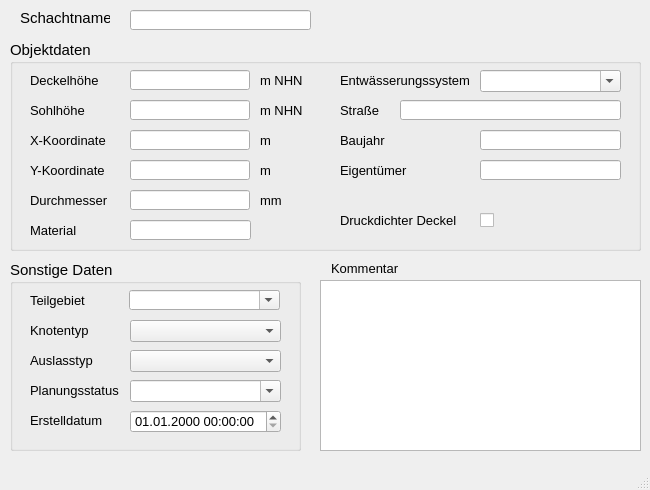
<?xml version="1.0" encoding="UTF-8"?>
<ui version="4.0">
 <class>MainWindow</class>
 <widget class="QMainWindow" name="MainWindow">
  <property name="enabled">
   <bool>true</bool>
  </property>
  <property name="geometry">
   <rect>
    <x>0</x>
    <y>0</y>
    <width>650</width>
    <height>490</height>
   </rect>
  </property>
  <property name="minimumSize">
   <size>
    <width>650</width>
    <height>490</height>
   </size>
  </property>
  <property name="font">
   <font>
    <family>Tahoma</family>
    <pointsize>10</pointsize>
   </font>
  </property>
  <property name="windowTitle">
   <string>Schacht</string>
  </property>
  <property name="toolTip">
   <string>&lt;html&gt;&lt;head/&gt;&lt;body&gt;&lt;p&gt;Besondere Lage im Kanalnetz z.B. Anfangsschacht&lt;/p&gt;&lt;/body&gt;&lt;/html&gt;</string>
  </property>
  <property name="statusTip">
   <string>Besondere Lage im Kanalnetz z.B. Anfangsschacht</string>
  </property>
  <widget class="QWidget" name="centralwidget">
   <widget class="QLabel" name="label">
    <property name="geometry">
     <rect>
      <x>20</x>
      <y>10</y>
      <width>90</width>
      <height>16</height>
     </rect>
    </property>
    <property name="font">
     <font>
      <family>Tahoma</family>
      <pointsize>11</pointsize>
     </font>
    </property>
    <property name="text">
     <string>Schachtname</string>
    </property>
   </widget>
   <widget class="QLabel" name="label_14">
    <property name="geometry">
     <rect>
      <x>331</x>
      <y>260</y>
      <width>81</width>
      <height>16</height>
     </rect>
    </property>
    <property name="text">
     <string>Kommentar</string>
    </property>
   </widget>
   <widget class="QLineEdit" name="schnam">
    <property name="geometry">
     <rect>
      <x>130</x>
      <y>10</y>
      <width>181</width>
      <height>20</height>
     </rect>
    </property>
    <property name="toolTip">
     <string>&lt;html&gt;&lt;head/&gt;&lt;body&gt;&lt;p&gt;Eindeutige Schachtbezeichnung&lt;/p&gt;&lt;/body&gt;&lt;/html&gt;</string>
    </property>
    <property name="statusTip">
     <string>Eindeutige Schachtbezeichnung</string>
    </property>
   </widget>
   <widget class="QTextEdit" name="kommentar">
    <property name="geometry">
     <rect>
      <x>320</x>
      <y>280</y>
      <width>321</width>
      <height>171</height>
     </rect>
    </property>
    <property name="minimumSize">
     <size>
      <width>0</width>
      <height>0</height>
     </size>
    </property>
    <property name="toolTip">
     <string>&lt;html&gt;&lt;head/&gt;&lt;body&gt;&lt;p&gt;Platz für zusätzliche Kommentare.&lt;/p&gt;&lt;/body&gt;&lt;/html&gt;</string>
    </property>
    <property name="statusTip">
     <string>Platz für zusätzliche Kommentare.</string>
    </property>
   </widget>
   <widget class="QGroupBox" name="groupBox_3">
    <property name="geometry">
     <rect>
      <x>10</x>
      <y>260</y>
      <width>291</width>
      <height>191</height>
     </rect>
    </property>
    <property name="font">
     <font>
      <family>Tahoma</family>
      <pointsize>11</pointsize>
     </font>
    </property>
    <property name="title">
     <string>Sonstige Daten</string>
    </property>
    <widget class="QComboBox" name="teilgebiet">
     <property name="geometry">
      <rect>
       <x>119</x>
       <y>30</y>
       <width>151</width>
       <height>20</height>
      </rect>
     </property>
     <property name="font">
      <font>
       <family>Tahoma</family>
       <pointsize>10</pointsize>
      </font>
     </property>
     <property name="toolTip">
      <string>&lt;html&gt;&lt;head/&gt;&lt;body&gt;&lt;p&gt;zur Zuordnung auf ein selbstständig festgelegtes Teilgebiet&lt;/p&gt;&lt;/body&gt;&lt;/html&gt;</string>
     </property>
     <property name="statusTip">
      <string>zur Zuordnung auf ein selbstständig festgelegtes Teilgebiet</string>
     </property>
     <property name="editable">
      <bool>true</bool>
     </property>
    </widget>
    <widget class="QLabel" name="label_13">
     <property name="geometry">
      <rect>
       <x>20</x>
       <y>30</y>
       <width>71</width>
       <height>20</height>
      </rect>
     </property>
     <property name="font">
      <font>
       <family>Tahoma</family>
       <pointsize>10</pointsize>
      </font>
     </property>
     <property name="text">
      <string>Teilgebiet</string>
     </property>
     <property name="buddy">
      <cstring>simstatus</cstring>
     </property>
    </widget>
    <widget class="QComboBox" name="simstatus">
     <property name="geometry">
      <rect>
       <x>120</x>
       <y>120</y>
       <width>151</width>
       <height>22</height>
      </rect>
     </property>
     <property name="font">
      <font>
       <family>Tahoma</family>
       <pointsize>10</pointsize>
      </font>
     </property>
     <property name="toolTip">
      <string>&lt;html&gt;&lt;head/&gt;&lt;body&gt;&lt;p&gt;&lt;span style=&quot; font-family:'Calibri','sans-serif'; font-size:11pt;&quot;&gt;aktueller Status (z.B. vorhanden, in Planung etc.)&lt;/span&gt;&lt;/p&gt;&lt;/body&gt;&lt;/html&gt;</string>
     </property>
     <property name="statusTip">
      <string>aktueller Status (z.B. vorhanden, in Planung etc.)</string>
     </property>
     <property name="editable">
      <bool>true</bool>
     </property>
    </widget>
    <widget class="QgsDateTimeEdit" name="createdat">
     <property name="geometry">
      <rect>
       <x>120</x>
       <y>150</y>
       <width>151</width>
       <height>23</height>
      </rect>
     </property>
     <property name="font">
      <font>
       <family>Tahoma</family>
       <pointsize>10</pointsize>
      </font>
     </property>
     <property name="currentSection">
      <enum>QDateTimeEdit::DaySection</enum>
     </property>
     <property name="displayFormat">
      <string>dd.MM.yyyy HH:mm:ss</string>
     </property>
    </widget>
    <widget class="QLabel" name="label_15">
     <property name="geometry">
      <rect>
       <x>20</x>
       <y>120</y>
       <width>111</width>
       <height>21</height>
      </rect>
     </property>
     <property name="font">
      <font>
       <family>Tahoma</family>
       <pointsize>10</pointsize>
      </font>
     </property>
     <property name="text">
      <string>Planungsstatus</string>
     </property>
     <property name="buddy">
      <cstring>simstatus</cstring>
     </property>
    </widget>
    <widget class="QLabel" name="label_71">
     <property name="geometry">
      <rect>
       <x>20</x>
       <y>150</y>
       <width>151</width>
       <height>21</height>
      </rect>
     </property>
     <property name="font">
      <font>
       <family>Tahoma</family>
       <pointsize>10</pointsize>
      </font>
     </property>
     <property name="text">
      <string>Erstelldatum</string>
     </property>
    </widget>
    <widget class="QLabel" name="label_17">
     <property name="geometry">
      <rect>
       <x>20</x>
       <y>60</y>
       <width>71</width>
       <height>20</height>
      </rect>
     </property>
     <property name="font">
      <font>
       <family>Tahoma</family>
       <pointsize>10</pointsize>
      </font>
     </property>
     <property name="text">
      <string>Knotentyp</string>
     </property>
     <property name="buddy">
      <cstring>simstatus</cstring>
     </property>
    </widget>
    <widget class="QComboBox" name="knotentyp">
     <property name="geometry">
      <rect>
       <x>120</x>
       <y>60</y>
       <width>151</width>
       <height>22</height>
      </rect>
     </property>
     <property name="toolTip">
      <string>&lt;html&gt;&lt;head/&gt;&lt;body&gt;&lt;p&gt;Besondere Lage im Kanalnetz z.B. Anfangsschacht&lt;/p&gt;&lt;/body&gt;&lt;/html&gt;</string>
     </property>
     <property name="statusTip">
      <string>Besondere Lage im Kanalnetz z.B. Anfangsschacht</string>
     </property>
    </widget>
    <widget class="QLabel" name="label_18">
     <property name="geometry">
      <rect>
       <x>20</x>
       <y>90</y>
       <width>71</width>
       <height>20</height>
      </rect>
     </property>
     <property name="font">
      <font>
       <family>Tahoma</family>
       <pointsize>10</pointsize>
      </font>
     </property>
     <property name="toolTip">
      <string>&lt;html&gt;&lt;head/&gt;&lt;body&gt;&lt;p&gt;Auslasstyp gem. HYSTEM-EXTRAN (z.B.: Frei, Normal, Konstant etc.)&lt;/p&gt;&lt;/body&gt;&lt;/html&gt;</string>
     </property>
     <property name="statusTip">
      <string>Auslasstyp gem. HYSTEM-EXTRAN (z.B.: Frei, Normal, Konstant etc.)</string>
     </property>
     <property name="text">
      <string>Auslasstyp</string>
     </property>
     <property name="buddy">
      <cstring>simstatus</cstring>
     </property>
    </widget>
    <widget class="QComboBox" name="auslasstyp">
     <property name="geometry">
      <rect>
       <x>120</x>
       <y>90</y>
       <width>151</width>
       <height>22</height>
      </rect>
     </property>
     <property name="toolTip">
      <string>&lt;html&gt;&lt;head/&gt;&lt;body&gt;&lt;p&gt;Auslasstyp gem. HYSTEM-EXTRAN (z.B.: Frei, Normal, Konstant etc.)&lt;/p&gt;&lt;/body&gt;&lt;/html&gt;</string>
     </property>
     <property name="statusTip">
      <string>Auslasstyp gem. HYSTEM-EXTRAN (z.B.: Frei, Normal, Konstant etc.)</string>
     </property>
    </widget>
   </widget>
   <widget class="QGroupBox" name="groupBox_2">
    <property name="geometry">
     <rect>
      <x>10</x>
      <y>40</y>
      <width>631</width>
      <height>211</height>
     </rect>
    </property>
    <property name="font">
     <font>
      <family>Tahoma</family>
      <pointsize>11</pointsize>
     </font>
    </property>
    <property name="toolTip">
     <string>&lt;html&gt;&lt;head/&gt;&lt;body&gt;&lt;p&gt;Material des Schachtes&lt;/p&gt;&lt;/body&gt;&lt;/html&gt;</string>
    </property>
    <property name="statusTip">
     <string>Material des Schachtes</string>
    </property>
    <property name="title">
     <string>Objektdaten</string>
    </property>
    <widget class="QLineEdit" name="x">
     <property name="geometry">
      <rect>
       <x>120</x>
       <y>90</y>
       <width>120</width>
       <height>20</height>
      </rect>
     </property>
     <property name="font">
      <font>
       <family>Tahoma</family>
       <pointsize>10</pointsize>
      </font>
     </property>
     <property name="toolTip">
      <string>&lt;html&gt;&lt;head/&gt;&lt;body&gt;&lt;p&gt;Lage-Koordinate (im Projektionssystem des Layers)&lt;/p&gt;&lt;/body&gt;&lt;/html&gt;</string>
     </property>
     <property name="statusTip">
      <string>Lage-Koordinate (im Projektionssystem des Layers)</string>
     </property>
     <property name="readOnly">
      <bool>true</bool>
     </property>
    </widget>
    <widget class="QLabel" name="label_3">
     <property name="geometry">
      <rect>
       <x>20</x>
       <y>60</y>
       <width>81</width>
       <height>21</height>
      </rect>
     </property>
     <property name="font">
      <font>
       <family>Tahoma</family>
       <pointsize>10</pointsize>
      </font>
     </property>
     <property name="text">
      <string>Sohlhöhe</string>
     </property>
    </widget>
    <widget class="QLineEdit" name="sohlhoehe">
     <property name="geometry">
      <rect>
       <x>120</x>
       <y>60</y>
       <width>120</width>
       <height>20</height>
      </rect>
     </property>
     <property name="font">
      <font>
       <family>Tahoma</family>
       <pointsize>10</pointsize>
      </font>
     </property>
     <property name="toolTip">
      <string>&lt;html&gt;&lt;head/&gt;&lt;body&gt;&lt;p&gt;Höhe der Sohle&lt;/p&gt;&lt;/body&gt;&lt;/html&gt;</string>
     </property>
     <property name="statusTip">
      <string>Höhe der Sohle</string>
     </property>
    </widget>
    <widget class="QLabel" name="label_11">
     <property name="geometry">
      <rect>
       <x>250</x>
       <y>90</y>
       <width>41</width>
       <height>21</height>
      </rect>
     </property>
     <property name="font">
      <font>
       <family>Tahoma</family>
       <pointsize>10</pointsize>
      </font>
     </property>
     <property name="text">
      <string>m</string>
     </property>
    </widget>
    <widget class="QLabel" name="label_5">
     <property name="geometry">
      <rect>
       <x>20</x>
       <y>30</y>
       <width>81</width>
       <height>21</height>
      </rect>
     </property>
     <property name="font">
      <font>
       <family>Tahoma</family>
       <pointsize>10</pointsize>
      </font>
     </property>
     <property name="text">
      <string>Deckelhöhe</string>
     </property>
    </widget>
    <widget class="QLabel" name="label_39">
     <property name="geometry">
      <rect>
       <x>20</x>
       <y>150</y>
       <width>81</width>
       <height>21</height>
      </rect>
     </property>
     <property name="font">
      <font>
       <family>Tahoma</family>
       <pointsize>10</pointsize>
      </font>
     </property>
     <property name="text">
      <string>Durchmesser</string>
     </property>
    </widget>
    <widget class="QLabel" name="label_12">
     <property name="geometry">
      <rect>
       <x>250</x>
       <y>120</y>
       <width>41</width>
       <height>21</height>
      </rect>
     </property>
     <property name="font">
      <font>
       <family>Tahoma</family>
       <pointsize>10</pointsize>
      </font>
     </property>
     <property name="text">
      <string>m</string>
     </property>
    </widget>
    <widget class="QLineEdit" name="deckelhoehe">
     <property name="geometry">
      <rect>
       <x>120</x>
       <y>30</y>
       <width>120</width>
       <height>20</height>
      </rect>
     </property>
     <property name="font">
      <font>
       <family>Tahoma</family>
       <pointsize>10</pointsize>
      </font>
     </property>
     <property name="toolTip">
      <string>&lt;html&gt;&lt;head/&gt;&lt;body&gt;&lt;p&gt;Höhe des Kanaldeckels (meist gleich Geländehöhe)&lt;/p&gt;&lt;/body&gt;&lt;/html&gt;</string>
     </property>
     <property name="statusTip">
      <string>Höhe des Kanaldeckels (meist gleich Geländehöhe)</string>
     </property>
    </widget>
    <widget class="QLineEdit" name="durchm">
     <property name="geometry">
      <rect>
       <x>120</x>
       <y>150</y>
       <width>120</width>
       <height>20</height>
      </rect>
     </property>
     <property name="font">
      <font>
       <family>Tahoma</family>
       <pointsize>10</pointsize>
      </font>
     </property>
     <property name="toolTip">
      <string>&lt;html&gt;&lt;head/&gt;&lt;body&gt;&lt;p&gt;Standard-Durchmesser nach DIN&lt;/p&gt;&lt;/body&gt;&lt;/html&gt;</string>
     </property>
     <property name="statusTip">
      <string>Standard-Durchmesser nach DIN</string>
     </property>
    </widget>
    <widget class="QLabel" name="label_9">
     <property name="geometry">
      <rect>
       <x>20</x>
       <y>120</y>
       <width>81</width>
       <height>21</height>
      </rect>
     </property>
     <property name="font">
      <font>
       <family>Tahoma</family>
       <pointsize>10</pointsize>
      </font>
     </property>
     <property name="text">
      <string>Y-Koordinate</string>
     </property>
    </widget>
    <widget class="QLabel" name="label_10">
     <property name="geometry">
      <rect>
       <x>250</x>
       <y>30</y>
       <width>51</width>
       <height>21</height>
      </rect>
     </property>
     <property name="font">
      <font>
       <family>Tahoma</family>
       <pointsize>10</pointsize>
      </font>
     </property>
     <property name="text">
      <string>m NHN</string>
     </property>
    </widget>
    <widget class="QLabel" name="label_27">
     <property name="geometry">
      <rect>
       <x>250</x>
       <y>150</y>
       <width>41</width>
       <height>21</height>
      </rect>
     </property>
     <property name="font">
      <font>
       <family>Tahoma</family>
       <pointsize>10</pointsize>
      </font>
     </property>
     <property name="text">
      <string>mm</string>
     </property>
    </widget>
    <widget class="QLabel" name="label_8">
     <property name="geometry">
      <rect>
       <x>250</x>
       <y>60</y>
       <width>51</width>
       <height>21</height>
      </rect>
     </property>
     <property name="font">
      <font>
       <family>Tahoma</family>
       <pointsize>10</pointsize>
      </font>
     </property>
     <property name="text">
      <string>m NHN</string>
     </property>
    </widget>
    <widget class="QLabel" name="label_6">
     <property name="geometry">
      <rect>
       <x>20</x>
       <y>90</y>
       <width>81</width>
       <height>21</height>
      </rect>
     </property>
     <property name="font">
      <font>
       <family>Tahoma</family>
       <pointsize>10</pointsize>
      </font>
     </property>
     <property name="text">
      <string>X-Koordinate</string>
     </property>
    </widget>
    <widget class="QLineEdit" name="y">
     <property name="geometry">
      <rect>
       <x>120</x>
       <y>120</y>
       <width>120</width>
       <height>20</height>
      </rect>
     </property>
     <property name="font">
      <font>
       <family>Tahoma</family>
       <pointsize>10</pointsize>
      </font>
     </property>
     <property name="toolTip">
      <string>&lt;html&gt;&lt;head/&gt;&lt;body&gt;&lt;p&gt;Lage-Koordinate (im Projektionssystem des Layers)&lt;/p&gt;&lt;/body&gt;&lt;/html&gt;</string>
     </property>
     <property name="statusTip">
      <string>Lage-Koordinate (im Projektionssystem des Layers)</string>
     </property>
     <property name="readOnly">
      <bool>true</bool>
     </property>
    </widget>
    <widget class="QCheckBox" name="druckdicht">
     <property name="geometry">
      <rect>
       <x>470</x>
       <y>170</y>
       <width>70</width>
       <height>21</height>
      </rect>
     </property>
     <property name="font">
      <font>
       <family>Tahoma</family>
       <pointsize>10</pointsize>
      </font>
     </property>
     <property name="toolTip">
      <string>&lt;html&gt;&lt;head/&gt;&lt;body&gt;&lt;p&gt;Wenn Druckdeckel vorhanden sind auswählen.&lt;/p&gt;&lt;/body&gt;&lt;/html&gt;</string>
     </property>
     <property name="statusTip">
      <string>Wenn Druckdeckel vorhanden sind auswählen.</string>
     </property>
     <property name="text">
      <string/>
     </property>
    </widget>
    <widget class="QComboBox" name="entwart">
     <property name="geometry">
      <rect>
       <x>470</x>
       <y>30</y>
       <width>141</width>
       <height>22</height>
      </rect>
     </property>
     <property name="font">
      <font>
       <family>Tahoma</family>
       <pointsize>10</pointsize>
      </font>
     </property>
     <property name="toolTip">
      <string>&lt;html&gt;&lt;head/&gt;&lt;body&gt;&lt;p&gt;&lt;span style=&quot; font-family:'Calibri','sans-serif';&quot;&gt;vorh. Entwässerungssystem (z.B. Mischwasser, Regenwasser etc.)&lt;/span&gt;&lt;/p&gt;&lt;/body&gt;&lt;/html&gt;</string>
     </property>
     <property name="statusTip">
      <string>vorh. Entwässerungssystem (z.B. Mischwasser, Regenwasser etc.)</string>
     </property>
     <property name="editable">
      <bool>true</bool>
     </property>
    </widget>
    <widget class="QLabel" name="label_41">
     <property name="geometry">
      <rect>
       <x>330</x>
       <y>170</y>
       <width>130</width>
       <height>21</height>
      </rect>
     </property>
     <property name="font">
      <font>
       <family>Tahoma</family>
       <pointsize>10</pointsize>
      </font>
     </property>
     <property name="text">
      <string>Druckdichter Deckel</string>
     </property>
    </widget>
    <widget class="QLineEdit" name="strasse">
     <property name="geometry">
      <rect>
       <x>390</x>
       <y>60</y>
       <width>221</width>
       <height>20</height>
      </rect>
     </property>
     <property name="font">
      <font>
       <family>Tahoma</family>
       <pointsize>10</pointsize>
      </font>
     </property>
     <property name="toolTip">
      <string>&lt;html&gt;&lt;head/&gt;&lt;body&gt;&lt;p&gt;Straßenname&lt;/p&gt;&lt;/body&gt;&lt;/html&gt;</string>
     </property>
     <property name="statusTip">
      <string>Straßenname</string>
     </property>
    </widget>
    <widget class="QLabel" name="label_2">
     <property name="geometry">
      <rect>
       <x>330</x>
       <y>60</y>
       <width>131</width>
       <height>21</height>
      </rect>
     </property>
     <property name="font">
      <font>
       <family>Tahoma</family>
       <pointsize>10</pointsize>
      </font>
     </property>
     <property name="text">
      <string>Straße</string>
     </property>
    </widget>
    <widget class="QLabel" name="label_40">
     <property name="geometry">
      <rect>
       <x>330</x>
       <y>30</y>
       <width>131</width>
       <height>21</height>
      </rect>
     </property>
     <property name="font">
      <font>
       <family>Tahoma</family>
       <pointsize>10</pointsize>
      </font>
     </property>
     <property name="text">
      <string>Entwässerungssystem</string>
     </property>
    </widget>
    <widget class="QLabel" name="label_4">
     <property name="geometry">
      <rect>
       <x>330</x>
       <y>90</y>
       <width>131</width>
       <height>21</height>
      </rect>
     </property>
     <property name="font">
      <font>
       <family>Tahoma</family>
       <pointsize>10</pointsize>
      </font>
     </property>
     <property name="text">
      <string>Baujahr</string>
     </property>
    </widget>
    <widget class="QLabel" name="label_7">
     <property name="geometry">
      <rect>
       <x>330</x>
       <y>120</y>
       <width>131</width>
       <height>21</height>
      </rect>
     </property>
     <property name="font">
      <font>
       <family>Tahoma</family>
       <pointsize>10</pointsize>
      </font>
     </property>
     <property name="text">
      <string>Eigentümer</string>
     </property>
    </widget>
    <widget class="QLineEdit" name="baujahr">
     <property name="geometry">
      <rect>
       <x>470</x>
       <y>90</y>
       <width>141</width>
       <height>20</height>
      </rect>
     </property>
     <property name="toolTip">
      <string>&lt;html&gt;&lt;head/&gt;&lt;body&gt;&lt;p&gt;Baujahr&lt;/p&gt;&lt;/body&gt;&lt;/html&gt;</string>
     </property>
     <property name="statusTip">
      <string>Baujahr</string>
     </property>
    </widget>
    <widget class="QLineEdit" name="eigentum">
     <property name="geometry">
      <rect>
       <x>470</x>
       <y>120</y>
       <width>141</width>
       <height>20</height>
      </rect>
     </property>
     <property name="toolTip">
      <string>&lt;html&gt;&lt;head/&gt;&lt;body&gt;&lt;p&gt;Eigentürmer&lt;/p&gt;&lt;/body&gt;&lt;/html&gt;</string>
     </property>
     <property name="statusTip">
      <string>Eigentürmer</string>
     </property>
    </widget>
    <widget class="QLabel" name="label_16">
     <property name="geometry">
      <rect>
       <x>20</x>
       <y>180</y>
       <width>131</width>
       <height>21</height>
      </rect>
     </property>
     <property name="font">
      <font>
       <family>Tahoma</family>
       <pointsize>10</pointsize>
      </font>
     </property>
     <property name="text">
      <string>Material</string>
     </property>
    </widget>
    <widget class="QLineEdit" name="material">
     <property name="geometry">
      <rect>
       <x>120</x>
       <y>180</y>
       <width>121</width>
       <height>20</height>
      </rect>
     </property>
     <property name="toolTip">
      <string>&lt;html&gt;&lt;head/&gt;&lt;body&gt;&lt;p&gt;Material des Schachtes (z.B. Beton, Gussstahl etc.)&lt;/p&gt;&lt;/body&gt;&lt;/html&gt;</string>
     </property>
     <property name="statusTip">
      <string>Material des Schachtes (z.B. Beton, Gussstahl etc.)</string>
     </property>
    </widget>
   </widget>
  </widget>
  <widget class="QMenuBar" name="menubar">
   <property name="geometry">
    <rect>
     <x>0</x>
     <y>0</y>
     <width>650</width>
     <height>22</height>
    </rect>
   </property>
  </widget>
  <widget class="QStatusBar" name="statusbar"/>
 </widget>
 <customwidgets>
  <customwidget>
   <class>QgsDateTimeEdit</class>
   <extends>QDateTimeEdit</extends>
   <header>qgsdatetimeedit.h</header>
  </customwidget>
 </customwidgets>
 <tabstops>
  <tabstop>schnam</tabstop>
  <tabstop>deckelhoehe</tabstop>
  <tabstop>sohlhoehe</tabstop>
  <tabstop>x</tabstop>
  <tabstop>y</tabstop>
  <tabstop>durchm</tabstop>
  <tabstop>material</tabstop>
  <tabstop>entwart</tabstop>
  <tabstop>strasse</tabstop>
  <tabstop>baujahr</tabstop>
  <tabstop>eigentum</tabstop>
  <tabstop>druckdicht</tabstop>
  <tabstop>teilgebiet</tabstop>
  <tabstop>knotentyp</tabstop>
  <tabstop>auslasstyp</tabstop>
  <tabstop>simstatus</tabstop>
  <tabstop>createdat</tabstop>
  <tabstop>kommentar</tabstop>
 </tabstops>
 <resources/>
 <connections/>
</ui>
